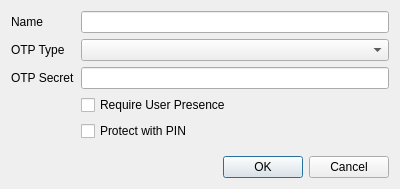
<?xml version="1.0" encoding="UTF-8"?>
<ui version="4.0">
 <class>AddSecretDialog</class>
 <widget class="QDialog" name="AddSecretDialog">
  <property name="geometry">
   <rect>
    <x>0</x>
    <y>0</y>
    <width>400</width>
    <height>189</height>
   </rect>
  </property>
  <property name="sizePolicy">
   <sizepolicy hsizetype="Minimum" vsizetype="Minimum">
    <horstretch>0</horstretch>
    <verstretch>0</verstretch>
   </sizepolicy>
  </property>
  <property name="windowTitle">
   <string>Add Secret</string>
  </property>
  <layout class="QVBoxLayout" name="verticalLayout">
   <item>
    <widget class="QWidget" name="widget" native="true">
     <layout class="QFormLayout" name="formLayout">
      <property name="leftMargin">
       <number>0</number>
      </property>
      <property name="topMargin">
       <number>0</number>
      </property>
      <property name="rightMargin">
       <number>0</number>
      </property>
      <property name="bottomMargin">
       <number>0</number>
      </property>
      <item row="1" column="0">
       <widget class="QLabel" name="label">
        <property name="text">
         <string>OTP Type</string>
        </property>
       </widget>
      </item>
      <item row="2" column="0">
       <widget class="QLabel" name="label_2">
        <property name="text">
         <string>OTP Secret</string>
        </property>
       </widget>
      </item>
      <item row="1" column="1">
       <widget class="QComboBox" name="comboBoxOtpType">
        <property name="currentText">
         <string/>
        </property>
        <property name="currentIndex">
         <number>-1</number>
        </property>
       </widget>
      </item>
      <item row="2" column="1">
       <widget class="QLineEdit" name="lineEditOtpSecret"/>
      </item>
      <item row="0" column="0">
       <widget class="QLabel" name="label_3">
        <property name="text">
         <string>Name</string>
        </property>
       </widget>
      </item>
      <item row="0" column="1">
       <widget class="QLineEdit" name="lineEditName">
        <property name="clearButtonEnabled">
         <bool>false</bool>
        </property>
       </widget>
      </item>
      <item row="4" column="1">
       <widget class="QCheckBox" name="checkBoxPinProtection">
        <property name="text">
         <string>Protect with PIN</string>
        </property>
       </widget>
      </item>
      <item row="3" column="1">
       <widget class="QCheckBox" name="checkBoxUserPresence">
        <property name="text">
         <string>Require User Presence</string>
        </property>
       </widget>
      </item>
     </layout>
    </widget>
   </item>
   <item>
    <spacer name="verticalSpacer">
     <property name="orientation">
      <enum>Qt::Vertical</enum>
     </property>
     <property name="sizeType">
      <enum>QSizePolicy::MinimumExpanding</enum>
     </property>
     <property name="sizeHint" stdset="0">
      <size>
       <width>20</width>
       <height>0</height>
      </size>
     </property>
    </spacer>
   </item>
   <item>
    <widget class="QDialogButtonBox" name="buttonBox">
     <property name="orientation">
      <enum>Qt::Horizontal</enum>
     </property>
     <property name="standardButtons">
      <set>QDialogButtonBox::Cancel|QDialogButtonBox::Ok</set>
     </property>
    </widget>
   </item>
  </layout>
 </widget>
 <tabstops>
  <tabstop>lineEditName</tabstop>
  <tabstop>comboBoxOtpType</tabstop>
  <tabstop>lineEditOtpSecret</tabstop>
  <tabstop>checkBoxUserPresence</tabstop>
  <tabstop>checkBoxPinProtection</tabstop>
 </tabstops>
 <resources/>
 <connections>
  <connection>
   <sender>buttonBox</sender>
   <signal>accepted()</signal>
   <receiver>AddSecretDialog</receiver>
   <slot>accept()</slot>
   <hints>
    <hint type="sourcelabel">
     <x>248</x>
     <y>254</y>
    </hint>
    <hint type="destinationlabel">
     <x>157</x>
     <y>274</y>
    </hint>
   </hints>
  </connection>
  <connection>
   <sender>buttonBox</sender>
   <signal>rejected()</signal>
   <receiver>AddSecretDialog</receiver>
   <slot>reject()</slot>
   <hints>
    <hint type="sourcelabel">
     <x>316</x>
     <y>260</y>
    </hint>
    <hint type="destinationlabel">
     <x>286</x>
     <y>274</y>
    </hint>
   </hints>
  </connection>
 </connections>
</ui>
